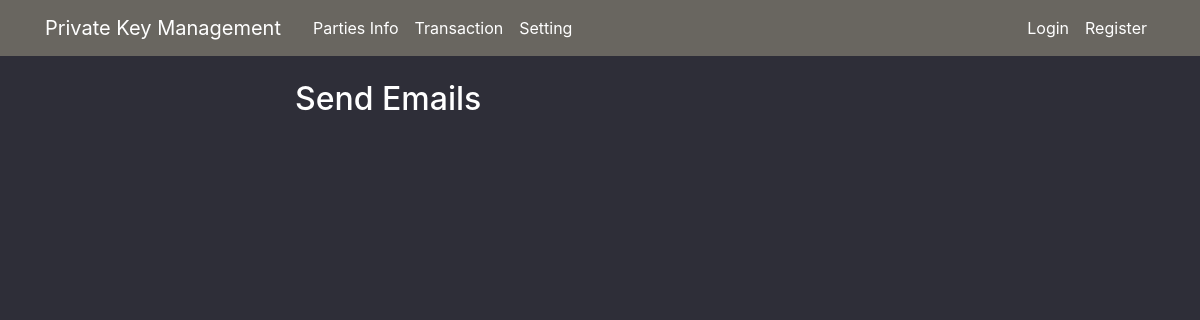
The app's page /, older data.
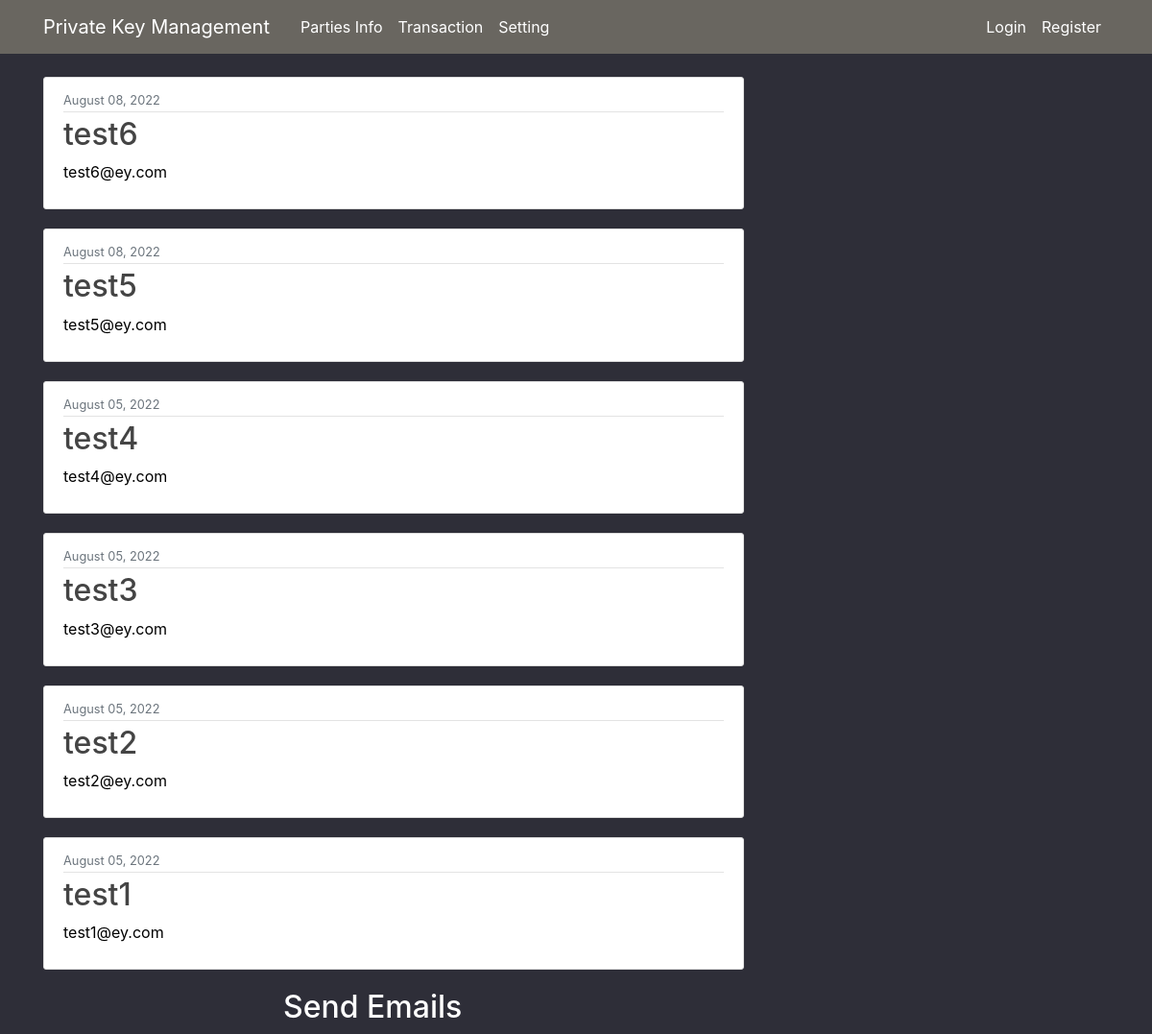
The same page, newer data.
### blog/models.py (models this page shows, shortened)
class Post(models.Model):
    name = models.CharField(max_length=100)
    email = models.CharField(max_length=100)
    content = models.TextField()
    date_posted = models.DateTimeField(default=timezone.now)
    author = models.ForeignKey(User, on_delete=models.CASCADE)

### blog/views.py (the view)
# urls.py: path('', PostListView.as_view(), name='blog-home'),
class PostListView(ListView):
    model = Post
    template_name = 'blog/home.html'  # <app>/<model>_<viewtype>.html
    context_object_name = 'posts'
    ordering = ['-date_posted']

### blog/templates/blog/home.html
{% extends "blog/base.html" %}
{% block content %}
    {% for post in posts %}
<article class="media content-section">
    <div class="media-body">
        <div class="article-metadata">
            <small class="text-muted">{{ post.date_posted|date:"F d, Y" }}</small>
        </div>
        <h2><a class="article-title" href="{% url 'post-detail' post.id %}">{{ post.name }}</a></h2>
        <p class="article-content">{{ post.email }}</p>
    </div>
</article>
    {% endfor %}
<h2><a class="article-title" style="color: white; margin: 25px 250px 75px;" href="{% url 'sent-emails'%}">  Send Emails</a></h2>
{% endblock content %}

Row changes from the older to the newer data that the page shows:
added Post: date_posted "August 08, 2022", name "test6", email "test6@ey.com"
added Post: date_posted "August 08, 2022", name "test5", email "test5@ey.com"
added Post: date_posted "August 05, 2022", name "test4", email "test4@ey.com"
added Post: date_posted "August 05, 2022", name "test3", email "test3@ey.com"
added Post: date_posted "August 05, 2022", name "test2", email "test2@ey.com"
added Post: date_posted "August 05, 2022", name "test1", email "test1@ey.com"
